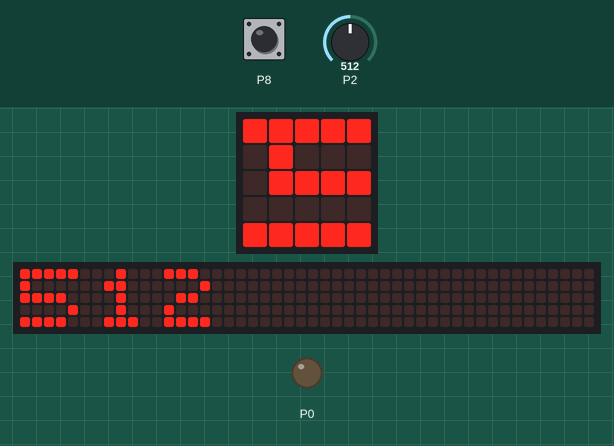
Bench run of a program on a simulated BBC micro:bit (MakeCode). Shown: the board's 5×5 LED display, a strip that is not on the board, showing the scrolling text unrolled, output pins drawn as LEDs (lit = HIGH). The inputs (shaded band) are chosen by the test bench; at power-on: P2 = 512, P8 LOW (analog values on the 0–1023 scale). The 48×5 strip is a reading aid, not a part: it shows the text the display is scrolling, unrolled, one strip-width of it at a time.

Above: at 1.47 s.
1.5 s: P2 set to 0
At 6.1 s:
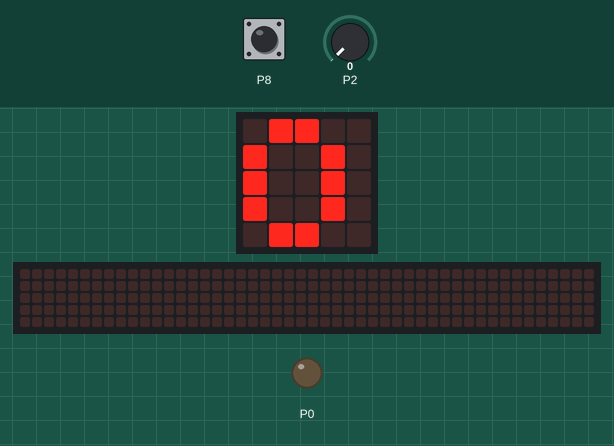
7.7 s: P8 pulled HIGH for 2.45 s
At 8.7 s:
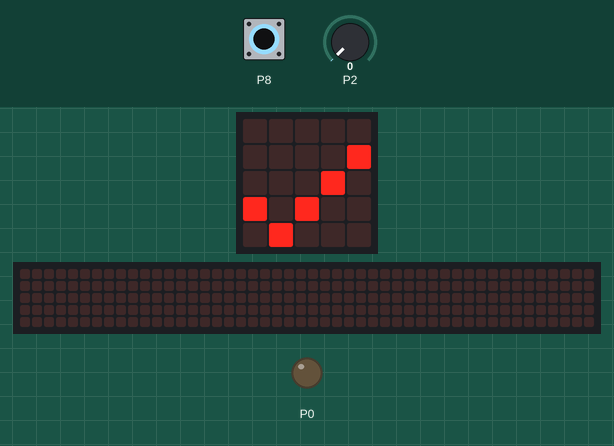
11.6 s: P2 set to 30
At 12.47 s:
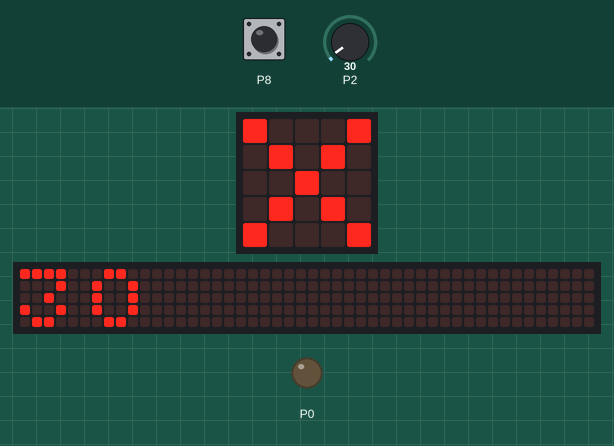
14.4 s: P8 pulled HIGH for 2.45 s
At 16.17 s:
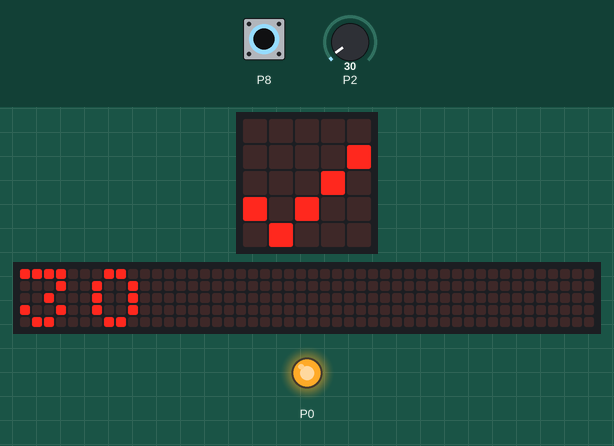
18.3 s: P8 pulled HIGH for 2.45 s
At 19.6 s:
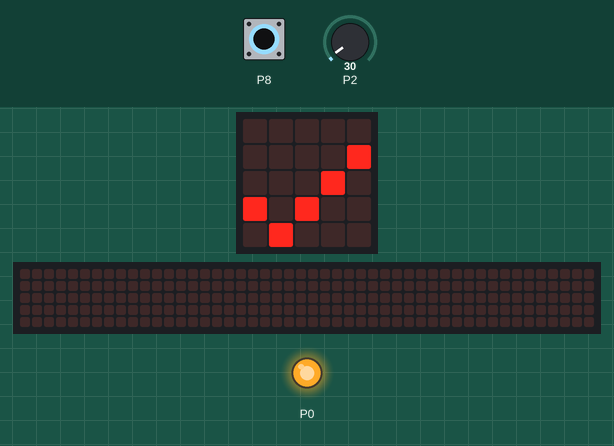
24.2 s: P2 set to 10
At 29.57 s:
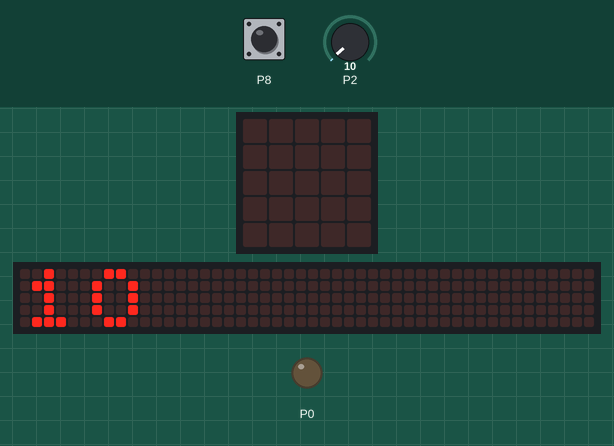
Timing chart, 0 to 29.7 s (numbered marks = the images above; inputs shaded):
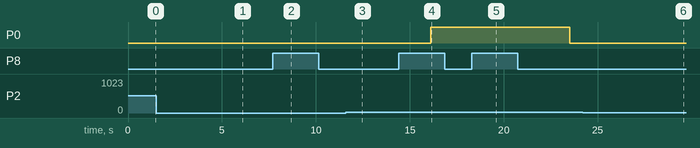

Measured:
- after the input at 7.7 s, the display: changes after 0.40 s (image 2)
- after the input at 11.6 s, the display: first differs from a run without the input after 0.80 s (image 3)
- after the input at 14.4 s, P0: LOW → HIGH after 1.7 s; the display: first differs from a run without the input after 0.90 s (image 4 shows a later state)
- after the input at 18.3 s, P0: HIGH → LOW after 5.2 s instead of 1.5 s; the display: first differs from a run without the input after 0.70 s (image 5)
- what the display in image 1 shows lasts 1.0 s, from 5.4 s to 6.4 s
- what the display in image 2 shows lasts 0.8 s, from 8.1 s to 8.9 s

The program:

main.ts
```typescript
let temp: number;
let ishere: number;
let work = true
let i = 1
while (work == true) {
    // boucle infini (avec possibilité de on/off)
    temp = pins.analogReadPin(AnalogPin.P2)
    // **** borne à trouver******# instancifie la variable analogique du capteur de température
    ishere = pins.digitalReadPin(DigitalPin.P8)
    // **** borne à trouver******# instancifie la variable digital/binaire du capteur de présence
    if (i % 2 == 0) {
        basic.showString("" + temp)
    } else if (ishere == 1) {
        basic.showIcon(IconNames.Yes)
    } else if (ishere == 0) {
        basic.showIcon(IconNames.No)
    }

    basic.pause(200)
    i += 1
    if (temp >= 20 && ishere == 1) {
        // si la température est supérieur ou égal à 20 et qu'il y a quelqu'un
        pins.digitalWritePin(DigitalPin.P0, 1)
    }

    // **** borne à trouvée******# #ventilo on
    if (ishere == 0) {
        pins.digitalWritePin(DigitalPin.P0, 0)
    }

    // système on/off (je suis pas sur du bouton donc faudra surement revoir)
}
```

test.ts
```typescript
// les tests vont ici ; cela ne sera pas compilé si ce paquet est utilisé en tant qu'extension.
```
